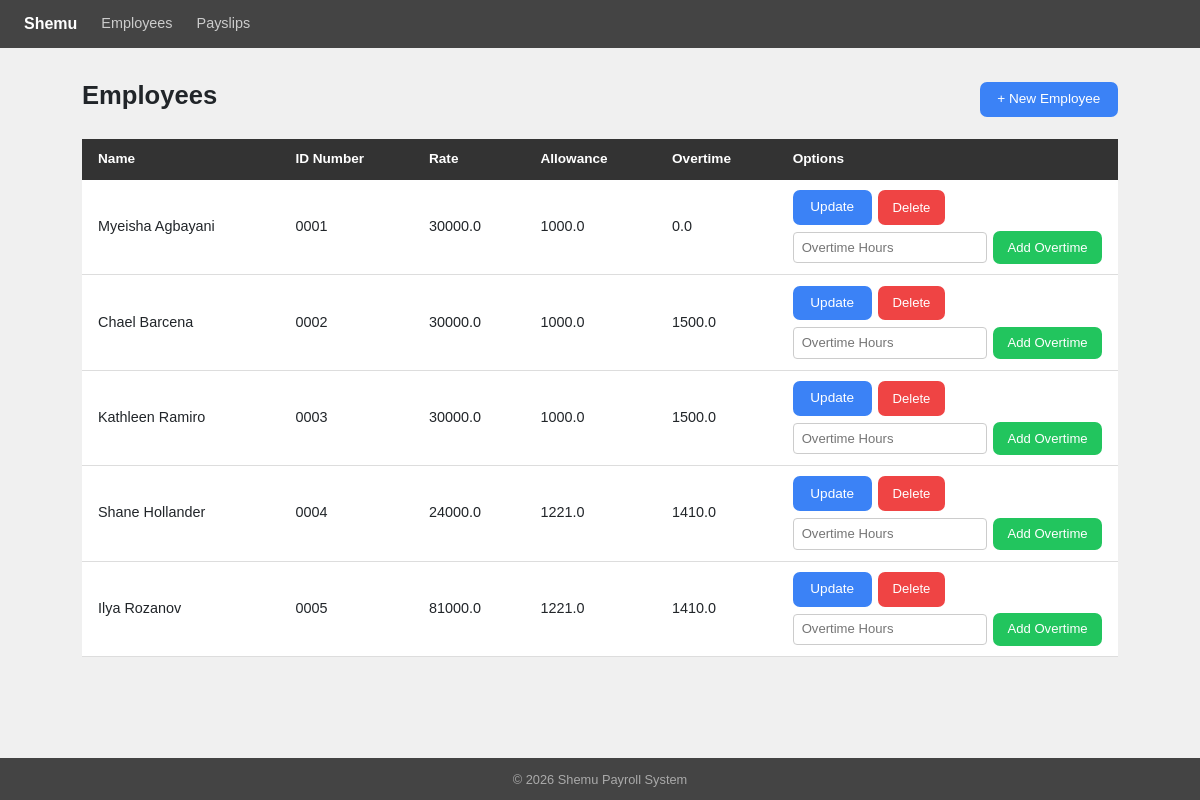
The app's page /, older data.
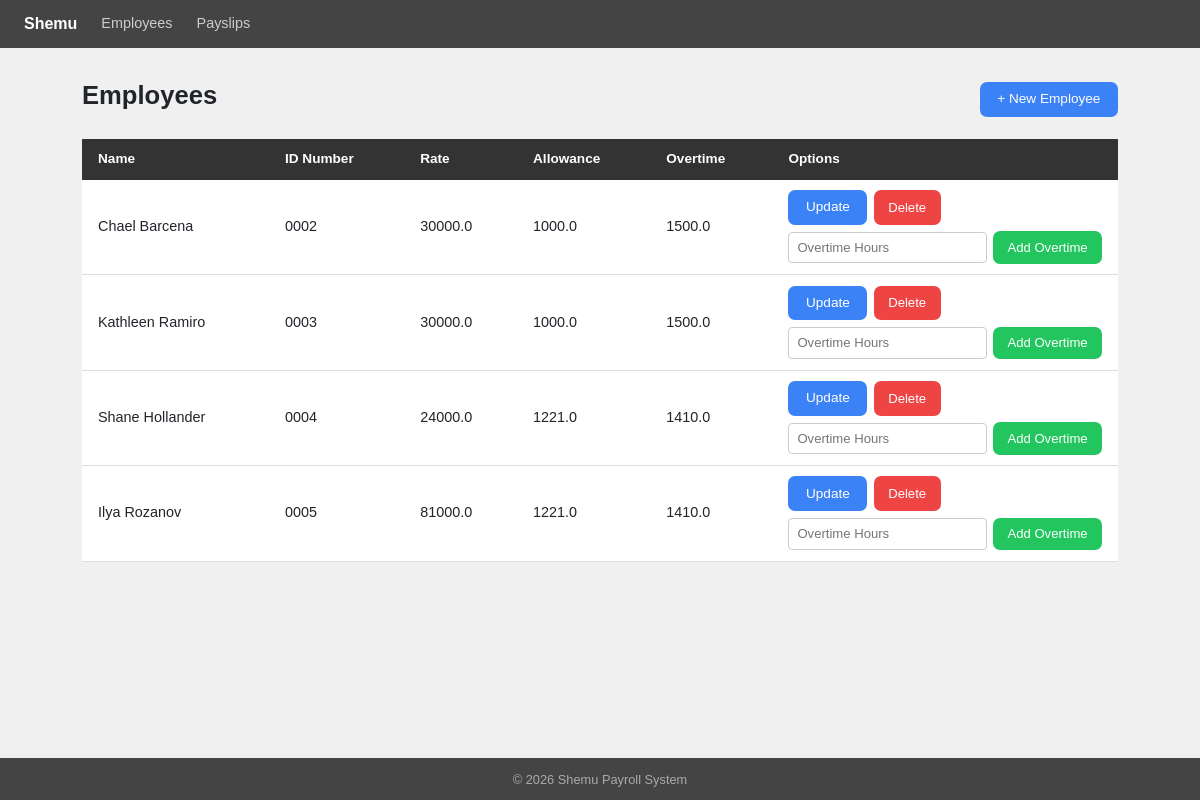
The same page, newer data.
### payroll_app/models.py (models this page shows, shortened)
class Employee(models.Model):
    name = models.CharField(max_length=100)
    id_number = models.CharField(max_length=50, unique=True)
    rate = models.FloatField()
    overtime_pay = models.FloatField(null=True, blank=True)
    allowance = models.FloatField(null=True, blank=True)
    def getName(self):
        return self.name
    def getID(self):
        return self.id_number
    def getRate(self):
        return self.rate
    def getOvertime(self):
        return self.overtime_pay
    def getAllowance(self):
        return self.allowance

### payroll_app/views.py (the view)
# urls.py: path('',                           views.employees,       name='employees'),
def employees(request):
    all_employees = Employee.objects.all()
    context = {'employees': all_employees}
    return render(request, 'payroll_app/employees.html', context)

### payroll_app/templates/payroll_app/employees.html (shortened to what this page needs)
{% extends 'payroll_app/base.html' %}
{% block content %}
<div class="page-heading">
  <h1>Employees</h1>
  <a href="{% url 'create_employee' %}" class="btn-shemu-primary">+ New Employee</a>
</div>
<div class="shemu-table-wrap">
  <table class="shemu-table">
    <thead>
      <tr>
        <th>Name</th>
        <th>ID Number</th>
        <th>Rate</th>
        <th>Allowance</th>
        <th>Overtime</th>
        <th>Options</th>
      </tr>
    </thead>
    <tbody>
      {% for emp in employees %}
      <tr>
        <td>{{ emp.getName }}</td>
        <td>{{ emp.getID }}</td>
        <td>{{ emp.getRate }}</td>
        <td>{{ emp.getAllowance }}</td>
        <td>{{ emp.getOvertime }}</td>
        <td>
          <div style="display:flex; gap:.4rem; flex-wrap:wrap;">
            <a href="{% url 'update_employee' emp.pk %}" class="btn-shemu-primary">Update</a>
            <a href="{% url 'delete_employee' emp.pk %}" class="btn-shemu-danger">Delete</a>
          </div>
          <form method="post" action="{% url 'add_overtime' emp.pk %}" class="overtime-row">
            <input
              type="number"
              name="overtime_hours"
              placeholder="Overtime Hours"
              min="0"
              step="0.01"
              required
            />
            <button type="submit" class="btn-shemu-success">Add Overtime</button>
          </form>
        </td>
      </tr>
      {% empty %}
      <tr>
        <td colspan="6" style="text-align:center; color:#94a3b8; padding:2rem;">
          No employees found. <a href="{% url 'create_employee' %}">Add one now.</a>
        </td>
      </tr>
      {% endfor %}
    </tbody>
  </table>
</div>
{% endblock %}

Row changes from the older to the newer data that the page shows:
removed Employee: getName "Myeisha Agbayani", getID "0001", getRate "30000.0", getAllowance "1000.0", getOvertime "0.0"
